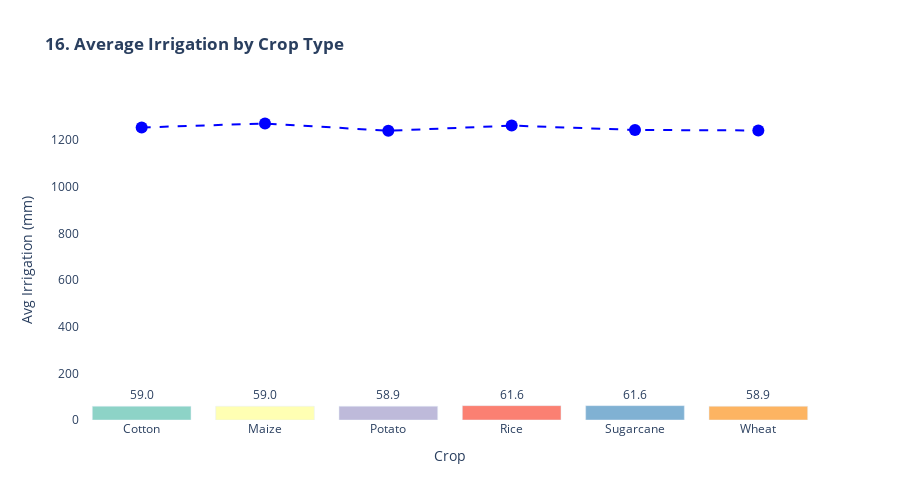

The notebook cell this image was saved under:
### Markdown cell above
## *16. Crop Type vs Water Requirement*

### Code cell
print("\n16. Crop Water Requirements...")

water_by_crop = df.groupby('Crop_Type', observed=False).agg(
    Avg_Previous_Irrigation=('Previous_Irrigation_mm', 'mean'),
    Avg_Rainfall=('Rainfall_mm', 'mean'),
    Count=('Crop_Type', 'count')
).reset_index()

fig16 = px.bar(water_by_crop, x='Crop_Type', y='Avg_Previous_Irrigation',
               color='Crop_Type', color_discrete_map=crop_color_map,
               title='<b>16. Average Irrigation by Crop Type</b>',
               text_auto='.1f',
               labels={'Avg_Previous_Irrigation': 'Avg Irrigation (mm)', 'Crop_Type': 'Crop'})

fig16.update_layout(height=500, showlegend=False, plot_bgcolor='white')
fig16.add_scatter(x=water_by_crop['Crop_Type'], y=water_by_crop['Avg_Rainfall'],
                  mode='markers+lines', name='Avg Rainfall', 
                  marker=dict(size=12, color='blue'),
                  line=dict(color='blue', dash='dash'))

fig16.show()

### Figure 1 — Plotly figure (JSON) as saved in the notebook; plotly's stock layout.template omitted (floating-point values rounded to 4 significant figures)
{"data": [{"hovertemplate": "Crop=%{x}<br>Avg Irrigation (mm)=%{y}<extra></extra>", "legendgroup": "Cotton", "marker": {"color": "rgb(141,211,199)", "pattern": {"shape": ""}}, "name": "Cotton", "orientation": "v", "showlegend": true, "textposition": "auto", "texttemplate": "%{y:.1f}", "type": "bar", "x": ["Cotton"], "xaxis": "x", "y": [58.98], "yaxis": "y"}, {"hovertemplate": "Crop=%{x}<br>Avg Irrigation (mm)=%{y}<extra></extra>", "legendgroup": "Maize", "marker": {"color": "rgb(255,255,179)", "pattern": {"shape": ""}}, "name": "Maize", "orientation": "v", "showlegend": true, "textposition": "auto", "texttemplate": "%{y:.1f}", "type": "bar", "x": ["Maize"], "xaxis": "x", "y": [59.02], "yaxis": "y"}, {"hovertemplate": "Crop=%{x}<br>Avg Irrigation (mm)=%{y}<extra></extra>", "legendgroup": "Potato", "marker": {"color": "rgb(190,186,218)", "pattern": {"shape": ""}}, "name": "Potato", "orientation": "v", "showlegend": true, "textposition": "auto", "texttemplate": "%{y:.1f}", "type": "bar", "x": ["Potato"], "xaxis": "x", "y": [58.95], "yaxis": "y"}, {"hovertemplate": "Crop=%{x}<br>Avg Irrigation (mm)=%{y}<extra></extra>", "legendgroup": "Rice", "marker": {"color": "rgb(251,128,114)", "pattern": {"shape": ""}}, "name": "Rice", "orientation": "v", "showlegend": true, "textposition": "auto", "texttemplate": "%{y:.1f}", "type": "bar", "x": ["Rice"], "xaxis": "x", "y": [61.6], "yaxis": "y"}, {"hovertemplate": "Crop=%{x}<br>Avg Irrigation (mm)=%{y}<extra></extra>", "legendgroup": "Sugarcane", "marker": {"color": "rgb(128,177,211)", "pattern": {"shape": ""}}, "name": "Sugarcane", "orientation": "v", "showlegend": true, "textposition": "auto", "texttemplate": "%{y:.1f}", "type": "bar", "x": ["Sugarcane"], "xaxis": "x", "y": [61.6], "yaxis": "y"}, {"hovertemplate": "Crop=%{x}<br>Avg Irrigation (mm)=%{y}<extra></extra>", "legendgroup": "Wheat", "marker": {"color": "rgb(253,180,98)", "pattern": {"shape": ""}}, "name": "Wheat", "orientation": "v", "showlegend": true, "textposition": "auto", "texttemplate": "%{y:.1f}", "type": "bar", "x": ["Wheat"], "xaxis": "x", "y": [58.94], "yaxis": "y"}, {"line": {"color": "blue", "dash": "dash"}, "marker": {"color": "blue", "size": 12}, "mode": "markers+lines", "name": "Avg Rainfall", "type": "scatter", "x": ["Cotton", "Maize", "Potato", "Rice", "Sugarcane", "Wheat"], "y": [1254.0, 1272.0, 1240.0, 1263.0, 1244.0, 1242.0]}], "layout": {"barmode": "relative", "height": 500, "legend": {"title": {"text": "Crop"}, "tracegroupgap": 0}, "plot_bgcolor": "white", "showlegend": false, "title": {"text": "<b>16. Average Irrigation by Crop Type</b>"}, "xaxis": {"anchor": "y", "categoryarray": ["Cotton", "Maize", "Potato", "Rice", "Sugarcane", "Wheat"], "categoryorder": "array", "domain": [0, 1], "title": {"text": "Crop"}}, "yaxis": {"anchor": "x", "domain": [0, 1], "title": {"text": "Avg Irrigation (mm)"}}}}
